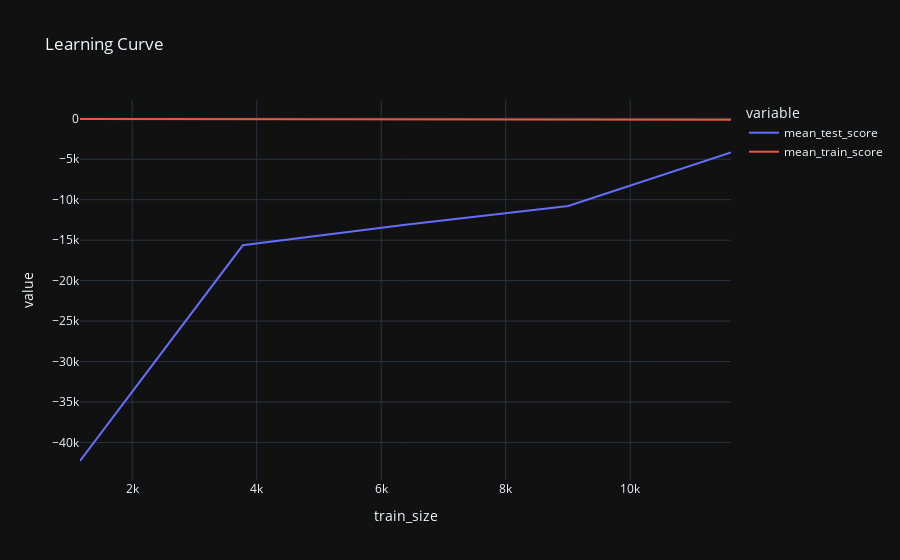

Notebook code cell kept with this figure:
### Markdown cell above
## Learning Curve

### Code cell
train_size, train_scores, test_scores = model_selection.learning_curve(
    final, inputs, targets, cv=splitter, scoring=SCORING, random_state=RANDOM,
)
learning = pd.DataFrame(
    {
        "train_size": train_size,
        "mean_test_score": test_scores.mean(axis=1),
        "mean_train_score": train_scores.mean(axis=1),
    }
)
px.line(learning, x="train_size", y=["mean_test_score", "mean_train_score"], title="Learning Curve")

### Figure 1 — Plotly figure (JSON) as saved in the notebook; plotly's stock layout.template omitted (floating-point values rounded to 4 significant figures)
{"data": [{"hovertemplate": "variable=mean_test_score<br>train_size=%{x}<br>value=%{y}<extra></extra>", "legendgroup": "mean_test_score", "line": {"color": "#636efa", "dash": "solid"}, "marker": {"symbol": "circle"}, "mode": "lines", "name": "mean_test_score", "orientation": "v", "showlegend": true, "type": "scatter", "x": [1161, 3776, 6390, 9004, 11619], "xaxis": "x", "y": [-42280.0, -15640.0, -13100.0, -10790.0, -4170.0], "yaxis": "y"}, {"hovertemplate": "variable=mean_train_score<br>train_size=%{x}<br>value=%{y}<extra></extra>", "legendgroup": "mean_train_score", "line": {"color": "#EF553B", "dash": "solid"}, "marker": {"symbol": "circle"}, "mode": "lines", "name": "mean_train_score", "orientation": "v", "showlegend": true, "type": "scatter", "x": [1161, 3776, 6390, 9004, 11619], "xaxis": "x", "y": [-34.43, -72.32, -80.61, -97.4, -115.7], "yaxis": "y"}], "layout": {"legend": {"title": {"text": "variable"}, "tracegroupgap": 0}, "title": {"text": "Learning Curve"}, "xaxis": {"anchor": "y", "domain": [0, 1], "title": {"text": "train_size"}}, "yaxis": {"anchor": "x", "domain": [0, 1], "title": {"text": "value"}}}}
